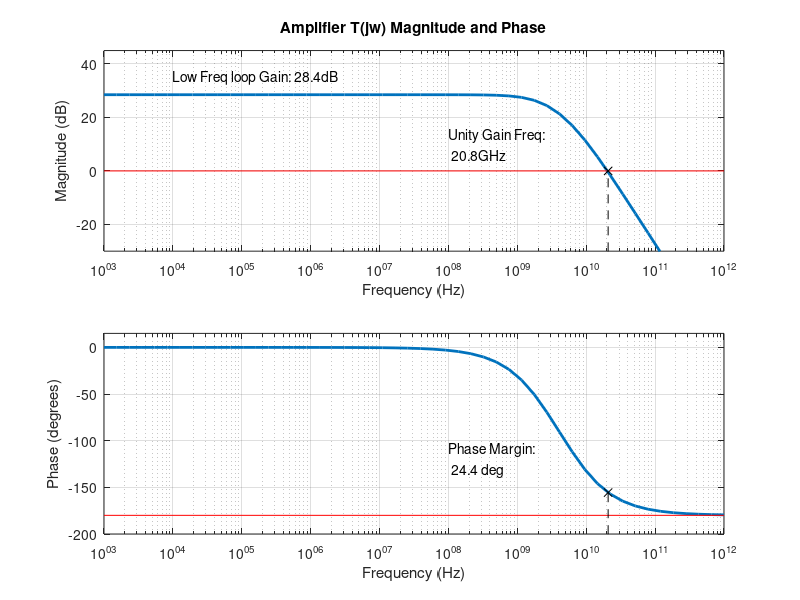

Source code (MATLAB):
clc;
clear all;
close all;

f1 = 2.46e9;
f2 = 6.63e9;
T0 = 26.57;
T0_db = 28.4;

w1 = 2*pi*f1;
w2 = 2*pi*f2;

% Plotting manually
f = logspace(3,12);
j = sqrt(-1);
s = j*2*pi.*f;
for k = 1:size(f,2)
    T(k) = T0/((1+s(k)/w1)*(1+s(k)/w2)) ;
end

T_mag = 20 * log10(abs(T));
T_phase = 180/pi * (angle(T));

f_u_hand = 20.8e9;

h = figure();
set(h, 'Position', [100, 100, 800 600]);

subplot(2,1,1);
semilogx(f,T_mag,'linewidth',2);
hold on;
semilogx([min(f) max(f)], [0 0],'r');
title('Amplifier T(jw) Magnitude and Phase');

plot([f_u_hand f_u_hand], [-100 0], 'k--x')

% annotate gain margin, phase margin, -180 frequency

%text(min(f) * 1.1, 25, 'Low Freq Loop Gain:')
s = sprintf('Low Freq loop Gain: %0.1fdB', T0_db);
text(min(f) * 10, 35, s)

s = sprintf('Unity Gain Freq:\n %0.1fGHz', f_u_hand/1e9);
text(1e8, 10, s)

pm_hand = 24.4;

ylim([-30, 45]);
xlim([min(f),max(f)]);
ylabel('Magnitude (dB)'); xlabel('Frequency (Hz)');
grid;

hold off;
subplot(2,1,2);
semilogx(f,T_phase,'linewidth',2);
hold on;
plot([min(f) max(f)], [-180 -180],'r');
xlim([min(f),max(f)]);
ylim([-200, 15]);
ylabel('Phase (degrees)'); xlabel('Frequency (Hz)');
grid;

s = sprintf('Phase Margin:\n %0.1f deg', pm_hand);
text(1e8, -120, s)

plot([f_u_hand f_u_hand], [-300 -180+pm_hand], 'k--x');

print('-depsc','-r0','report/plots/part_e.eps');
